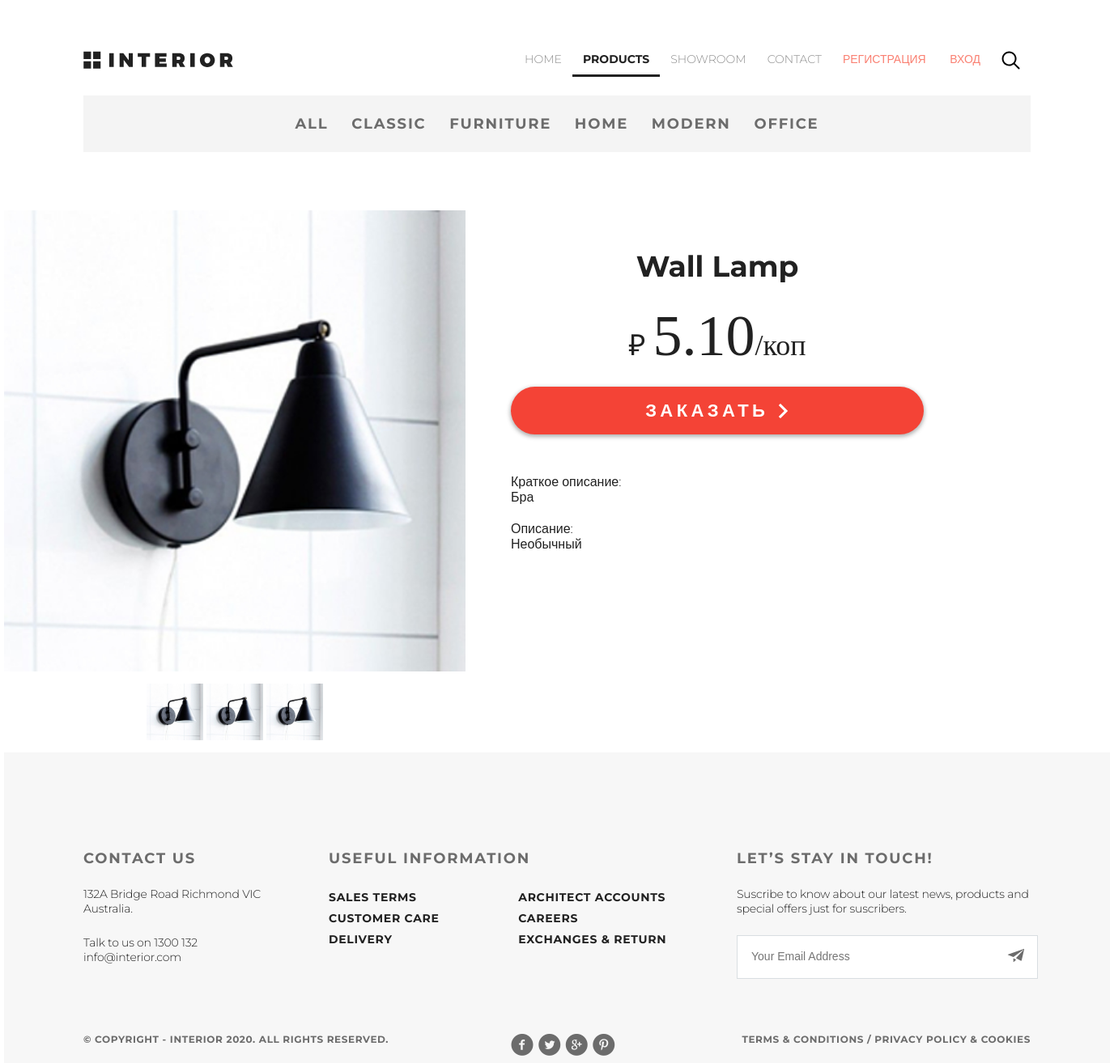
The app's page /product/44/ with its own data.
### mainapp/models.py (models this page shows, shortened)
class ProductCategory(models.Model):
    name = models.CharField(verbose_name='имя категории', max_length=128)
    description = models.TextField(verbose_name='описание категории', blank=True)
    modified_date = models.DateTimeField(
        verbose_name='дата изменения', auto_now=True)
    class Meta:
        verbose_name = 'Категория продукта'
        verbose_name_plural = 'Категории продуктов'
        ordering = ['name']

class Product(models.Model):
    category = models.ForeignKey(ProductCategory,
                                 on_delete=models.CASCADE,
                                 verbose_name='категория продукта')
    name = models.CharField('имя продукта', max_length=128)
    image = models.ImageField(upload_to='products_images', blank=True)
    short_desc = models.CharField('краткое описание продукта', max_length=64, blank=True)
    description = models.TextField('описание продукта', blank=True)
    price = models.DecimalField('цена продукта', max_digits=8, decimal_places=2, default=0)
    quantity = models.PositiveIntegerField('количество на складе', default=0)
    modified_date = models.DateTimeField(
        verbose_name='дата изменения', auto_now=True)
    class Meta:
        verbose_name = 'продукт'
        verbose_name_plural = 'продукты'
        ordering = ['name']

### mainapp/views.py (the view)
# urls.py: path('product/<int:pk>/', mainapp.product_page, name='product_page'),
def product_page(request, pk):
    context = {
        'page_title': 'продукт',
        'links_menu': LINKS_MENU,
        'categories': get_categories(),
        'product': get_object_or_404(Product, pk=pk),
        'media_url': MEDIA_URL,
    }
    return render(request, 'mainapp/product_page.html', context)

### mainapp/views.py (called while the page is built)
def get_categories():
    return ProductCategory.objects.all()

### mainapp/templates/mainapp/product_page.html (shortened to what this page needs)
{% extends 'mainapp/base.html' %}
{% load static %}
{% block container %}
    <section class="padding-site clearfix">
        {% include 'mainapp/includes/inc__main_menu.html' %}
        {% include 'mainapp/includes/inc__product_menu.html' %}
    </section>
    <section class="product-dealis margin_bottom_0">
        <div class="product-dealis-container">
            <div class="product-dealis-container-img">
                <img src="{{ media_url }}{{ product.image }}" alt="{{ product.name }}">
            </div>
            <div class="product-dealis-container-img-menu">
                <img src="{{ media_url }}{{ product.image }}" alt="{{ product.name }}">
                <img src="{{ media_url }}{{ product.image }}" alt="{{ product.name }}">
                <img src="{{ media_url }}{{ product.image }}" alt="{{ product.name }}">
            </div>
        </div>
        <div class="product-dealis-container">
            <h3>{{ product.name|title }}</h3>
            <p>&#8381; <span>{{ product.price }}</span>/коп</p>
            <a href="{% url 'basket:add' product.pk %}" class="button button_width__red">
                Заказать <img
                        src="{% static 'img/arrow-white.svg' %}" alt="arrow"></a>
            <div class="product-dealis-text">
                <p>Краткое описание: <br>
                    {{ product.short_desc|capfirst }}</p>
                <p>Описание: <br>
                    {{ product.description|capfirst }}</p>
            </div>
        </div>
    </section>
{% endblock %}

### mainapp/templates/mainapp/includes/inc__product_menu.html (shortened to what this page needs)
<div class="dealis-links-container clearfix">
    <ul class="dealis-links">
        <li class="dealis-links-li">
            <a href="{% url 'main:catalog' pk=0 %}" class="dealis-links-a
">
                all
            </a>
        </li>
        {% for category in categories %}
            <li class="dealis-links-li">
                <a href="{% url 'main:catalog' pk=category.pk %}" class="dealis-links-a
">
                    {{ category.name }}
                </a>
            </li>
        {% endfor %}
    </ul>
</div>

### static/css/style.css (style rules this page uses)
* { margin: 0; padding: 0; }
html { height: 100%; }
body { height: 100%; font-family: "Montserrat", sans-serif; }
.clearfix:after { content: ""; display: table; clear: both; }
.padding-site { padding-left: 98px; padding-right: 98px; }
.button { color: #212121; font-size: 18px; font-weight: 700; text-transform: uppercase; box-shadow: 0 2px 5px 1px rgba(33, 33, 33, 0.35); border-radius: 23px; background-color: #ffffff; width: 212px; height: 45px; line-height: 45px; text-align: center; display: inline-block; text-decoration: none; letter-spacing: 3.6px; transition: 0.2s; }
.dealis-links-container { background-color: #f4f4f4; padding: 24px 0; margin: 29px 0 72px 0; }
.dealis-links { width: 647px; display: flex; justify-content: space-between; margin: 0 auto; }
.dealis-links .dealis-links-li { list-style: none; display: inline-block; }
.dealis-links .dealis-links-li .dealis-links-a { text-decoration: none; color: #6c6c6c; font-size: 18px; text-transform: uppercase; letter-spacing: 1.8px; font-weight: 700; }
.product-dealis { display: flex; margin-bottom: 60px; }
.product-dealis-container { display: inline-block; margin-bottom: 11px; }
.product-dealis-container-img img { height: 570px; width: 570px; }
.product-dealis-container-img-menu { text-align: center; margin-top: 11px; }
.product-dealis-container-img-menu img { height: 70px; width: 70px; }
.product-dealis-container:nth-child(2) { display: inline-block; width: 510px; text-align: center; margin-top: 47px; margin-left: 56px; }
.product-dealis-container h3 { color: #212121; font-size: 36px; font-weight: 700; }
.product-dealis-container > p:nth-of-type(2) { color: #212121; font-size: 36px; font-weight: 300; font-family: Gotham-Light; }
.product-dealis-container > p:nth-of-type(2) span { font-size: 72px; text-transform: uppercase; }
.product-dealis-container .button_width__red { width: 100%; background-color: #f44336; color: #ffffff; font-size: 22px; font-weight: 700; text-transform: uppercase; letter-spacing: 4.4px; padding: 7px 0; border-radius: 35px; margin-top: 21px; margin-bottom: 49px; }
.product-dealis-container .button_width__red img { width: 15px; height: 14px; transform: scale(1.3); }
.product-dealis-text { text-align: left; color: #212121; font-size: 16px; font-weight: 300; }
.product-dealis-text p { margin-bottom: 20px; }
.margin_bottom_0 { margin-bottom: 0; }

### records on screen
ProductCategory: name "CLASSIC"
ProductCategory: name "FURNITURE"
ProductCategory: name "HOME"
ProductCategory: name "MODERN"
ProductCategory: name "OFFICE"
Product: image (picture), name "Wall Lamp", price "5.10", short_desc "Бра", description "Необычный"

### other values on screen
{{ link.name|upper }} "HOME" "PRODUCTS" "SHOWROOM" "CONTACT"
